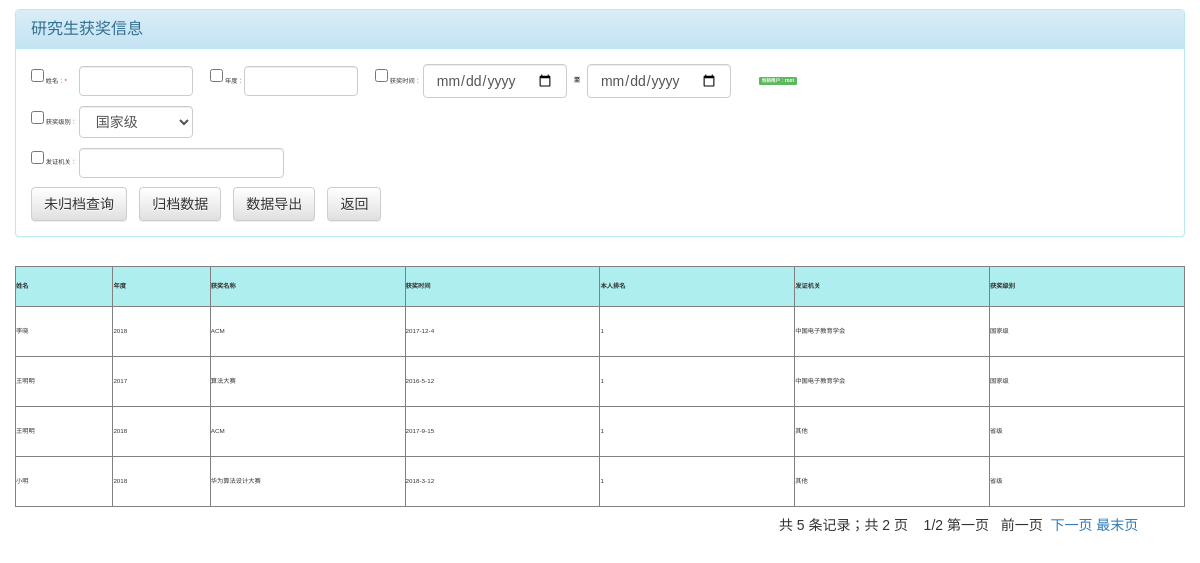
The app's page /studentinfo/postgraduate/searchRecord.php (signed in) with its own data.
### tables this page shows
CREATE TABLE `postgraduate` (
  `name` varchar(10) NOT NULL,
  `year` varchar(20) DEFAULT NULL,
  `award_name` varchar(100) DEFAULT NULL,
  `award_time` varchar(20) DEFAULT NULL,
  `rank` int(20) NOT NULL DEFAULT '0',
  `licenceauth` varchar(100) DEFAULT NULL,
  `awark_class` varchar(20) DEFAULT NULL,
  `time` varchar(100) NOT NULL,
  `id` int(11) NOT NULL
);

### studentinfo/postgraduate/searchRecord.php (the view, shortened to what this page needs)
<!DOCTYPE html>
<head>
    <?php
    include_once "../../common/conn.php";
    if (empty($_SESSION['username']))
    {
        echo"<script type="."\""."text/javascript"."\"".">"."window.location="."\""."../index.php"."\""."</script>";
    }
    else
    {
        $username = $_SESSION['username'];
    }
    ?>
    <?php
        $Page_size=4;
        $sql_count = "SELECT * FROM `postgraduate`";
        $stmt = $pdo->query($sql_count);
        $count = $stmt->rowCount();
        $page_count = ceil($count/$Page_size);
        $pages=$page_count;
        if(empty($_GET['page'])||$_GET['page']<0){
            $page=1;
        }else {
            $page=$_GET['page'];
        }
        $offset=$Page_size*($page-1);
    ?>
    <link rel="stylesheet" href="../../assets/jquery-ui.min.css">
    <link rel="stylesheet" href="assets/style.css">
</head>
<body>
    <br>
<div class="page" width="100%">
    <form id="iterInfo" name="iterInfo" method="post" action="datasorce.php" class="form-inline" role="form" enctype="multipart/form-data">
        <div class="panel panel-info" width="100%">
            <div class="panel-heading">
                <h3 class="panel-title">
                    研究生获奖信息
                </h3>
            </div>
            <div class="panel-body">
                <input type='checkbox' name='a'/>
                姓名：<font color='#FF0000'>*</font>&nbsp;&nbsp;&nbsp;&nbsp;&nbsp;&nbsp;
                <input type="text" id='name' class="form-control" style="width:10%;height:25%;" name='name'/>
                <input type='checkbox' name='b'/>
                年度：<input type="text" id='year' class="form-control" style="width:10%;height:25%;" name='year'/>
                <input type='checkbox' name='c'/>
                获奖时间：
                <input id='date1' class="form-control" name='date1' type="date" width="50px"/>
                <label>至</label>
                <input id='date2' class="form-control" name='date2' type="date" width="50px"/>
                <span class='label label-success' name="username" id="username">当前用户：<?php echo $username; ?></span>
                <br><br>
                <input type='checkbox' name='d'/>
                获奖级别：
                <select style='width:10%;height:25%;' class='form-control' name='awark_class' type='text' id='awark_class'>
                    <option value='国家级' selected="selected">国家级</option>
                </select>
                <br><br>
                <input type='checkbox' name='e'/>
                发证机关：
                <input type="text" id='licenceauth' class="form-control" style="width:18%;height:25%;" name='licenceauth'/>
                <br><br>
                <input type='button' class='btn btn-default' onclick='searchData()' value='未归档查询'/>&nbsp; &nbsp;&nbsp; &nbsp;
                <input type='button' class='btn btn-default' onclick='searchData()' value='归档数据'/>&nbsp; &nbsp;&nbsp; &nbsp;
                <input type='button' class='btn btn-default' id='download' value='数据导出'/>&nbsp; &nbsp;&nbsp; &nbsp;
                <input type='button' class='btn btn-default' onclick='previouspage()' value='返回'/>&nbsp; &nbsp;&nbsp; &nbsp;
            </div>
        </div>
    </form>
</div>
    <br>
    <?php
        echo "<div id='accort' class='table-responsive table2excel' data-tableName='Test Table 1'>";
            echo "<table width='100%' cellspacing='0'  cellpadding='0' border='1' style='width:100%;table-layout:fixed'>";
            echo "<tr height='40px' bgcolor='#AFEEEE'>
                  <th style='width:5%;table-layout:fixed'>姓名</th>
                  <th style='width:5%;table-layout:fixed'>年度</th>
                  <th style='width:10%;table-layout:fixed'>获奖名称</th>
                  <th style='width:10%;table-layout:fixed'>获奖时间</th>
                  <th style='width:10%;table-layout:fixed'>本人排名</th>
                  <th style='width:10%;table-layout:fixed'>发证机关</th>
                  <th style='width:10%;table-layout:fixed'>获奖级别</th>
                  </tr>";
            $sql = "SELECT `name`,`year`,`award_name`,`award_time`,`rank`,`licenceauth`,`awark_class` FROM `postgraduate` order by `time` limit $offset,$Page_size";
            foreach ($pdo->query($sql) as $row){
                 echo "<tr height='50px'>";
                 echo "<td>{$row['name']}</td>";
                 echo "<td>{$row['year']}</td>";
                 echo "<td>{$row['award_name']}</td>";
                 echo "<td>{$row['award_time']}</td>";
                 echo "<td>{$row['rank']}</td>";
                 echo "<td>{$row['licenceauth']}</td>";
                 echo "<td>{$row['awark_class']}</td>";
                 echo "</tr>";
            }
            echo "</table>";
            echo "<br>";
        echo "</div>";
        echo '<div class="page" align="right"  style="font-size:14px">';
        $countpages = "共 " . $count . " 条记录；" . "共 " . $pages . " 页";
        echo $countpages,"&nbsp;&nbsp;&nbsp;&nbsp;";
            echo "<span id='pagenumber'>$page/$pages</span> ";
                if($page!=1){
                    echo "<a href='searchRecord.php?page=1'>第一页</a>&nbsp;";
                    echo "<a href='searchRecord.php?page=".($page-1)."'>前一页</a>&nbsp;";
                }else {
                    echo "第一页 &nbsp;&nbsp;";
                    echo "前一页&nbsp;&nbsp;";
                }
                if($page!=$pages){
                    echo "<a href='searchRecord.php?page=".($page+1)."'>下一页</a>&nbsp;";
                    echo "<a href='searchRecord.php?page=".($pages)."'>最末页</a>&nbsp;";
                }else {
                    echo "下一页 ";
                    echo "最末页";
                }
            echo '</div>';
     ?>
</body>
</html>

### assets/style.css (style rules this page uses)
body { font-family: "Trebuchet MS", "Helvetica", "Arial", "Verdana", "sans-serif"; font-size: 62.5%; }

### records on screen
postgraduate: name "李晓", year "2018", award_name "ACM", award_time "2017-12-4", rank "1", licenceauth "中国电子教育学会", awark_class "国家级"
postgraduate: name "王明明", year "2017", award_name "算法大赛", award_time "2016-5-12", rank "1", licenceauth "中国电子教育学会", awark_class "国家级"
postgraduate: name "王明明", year "2018", award_name "ACM", award_time "2017-9-15", rank "1", licenceauth "其他", awark_class "省级"
postgraduate: name "小明", year "2018", award_name "华为算法设计大赛", award_time "2018-3-12", rank "1", licenceauth "其他", awark_class "省级"

### other values on screen
$countpages "共 5 条记录；共 2 页"
$page "1"
$pages "2"
